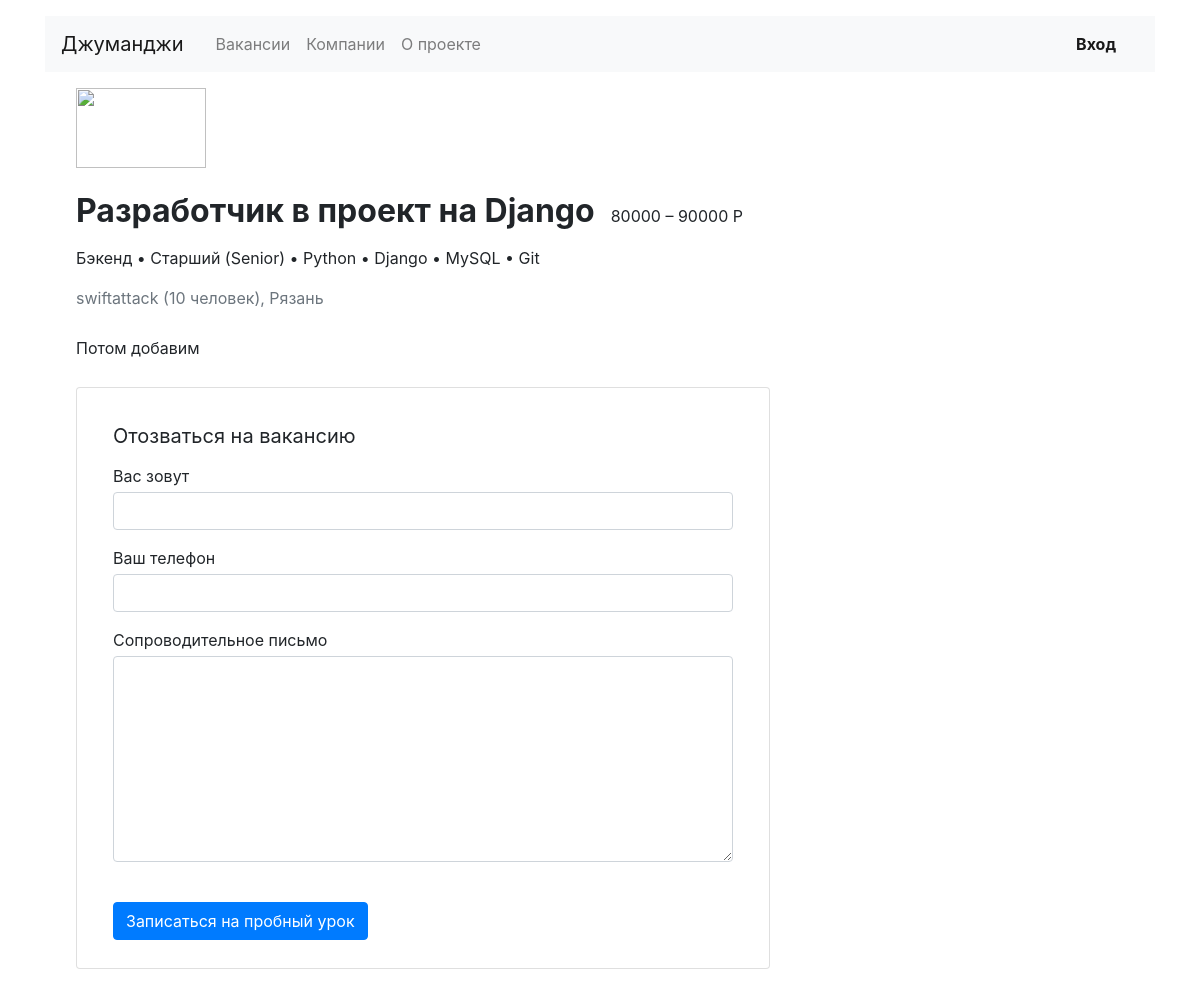
/vacancies/2/, run on the app's committed database.
### vacancies/models.py (models this page shows)
class Vacancy(models.Model):
    title = models.CharField(max_length=50)
    speciality = models.ForeignKey(Speciality, related_name="vacancies", on_delete=models.PROTECT)
    company = models.ForeignKey(Company, related_name="vacancies", on_delete=models.PROTECT)
    skills = models.TextField()
    description = models.TextField()
    salary_min = models.IntegerField()
    salary_max = models.IntegerField()
    published_at = models.DateTimeField()

class Speciality(models.Model):
    code = models.CharField(max_length=20, unique=True)
    title = models.CharField(max_length=20)
    picture = models.CharField(max_length=200)

class Company(models.Model):
    name = models.CharField(max_length=100)
    location = models.CharField(max_length=30)
    logo = models.CharField(max_length=200)
    description = models.TextField()
    employee_count = models.IntegerField(default=10)

### vacancies/views.py (the view)
# urls.py: path('vacancies/<int:vacancy_id>/', VacancyView.as_view()),
class VacancyView(View):
    def get(self, request, vacancy_id):
        try:
            vacancy = Vacancy.objects.get(id=vacancy_id)
        except Vacancy.DoesNotExist:
            return HttpResponseNotFound('Вы запрашиваете несуществующую вакансию. Возможно она была удалена')
        return render(request, 'vacancies/vacancy.html', {'vacancy': vacancy,
                                                          'specialty': vacancy.speciality,
                                                          'company': vacancy.company})

### vacancies/templates/vacancies/vacancy.html
{% extends 'vacancies/base.html' %}
{% block content %}
      <div class="col-12 col-lg-8">
        <section class="pl-3">
          <a href="#"><img src="https://place-hold.it/130x80" width="130" height="80" alt=""></a>
          <div class="d-flex align-items-baseline align-content-baseline">
            <h1 class="h2 mt-4 font-weight-bold" >{{ vacancy.title }}</h1>
            <p class="m-0 pl-3">{{ vacancy.salary_min }} – {{ vacancy.salary_max }} Р</p>
          </div>
          <p class="mt-2">{{ specialty.title }} {{ vacancy.skills }}</p>
          <p class="text-muted mb-4">{{ company.name }} ({{ company.employee_count }} человек), {{ company.location }}</p>
          <div style="line-height: 1.8;">
            <p>{{ vacancy.description }}</p>
          </div>
          <form action="/echo" class="card mt-4 mb-3">
            <div class="card-body mx-3">
              <p class="h5 mt-3 font-weight-normal">Отозваться на вакансию</p>
              <div class="form-group">
                <label class="mb-1 mt-2" for="userName">Вас зовут</label>
                <input class="form-control" type="text" placeholder="" id="userName">
              </div>
              <div class="form-group">
                <label class="mb-1" for="userPhone">Ваш телефон</label>
                <input class="form-control" type="tel" placeholder="" id="userPhone">
              </div>
              <div class="form-group">
                <label class="mb-1" for="userMsg" >Сопроводительное письмо</label>
                <textarea class="form-control" rows="8" id="userMsg"></textarea>
              </div>
              <input type="submit" class="btn btn-primary mt-4 mb-2" value="Записаться на пробный урок">
            </div>
          </form>
        </section>
      </div>
{% endblock %}

### data on the page
Vacancy: title "Разработчик в проект на Django", salary_min "80000", salary_max "90000", skills "• Старший (Senior) • Python • Django • MySQL • Git", description "Потом добавим"
Speciality: title "Бэкенд"
Company: name "swiftattack", employee_count "10", location "Рязань"
